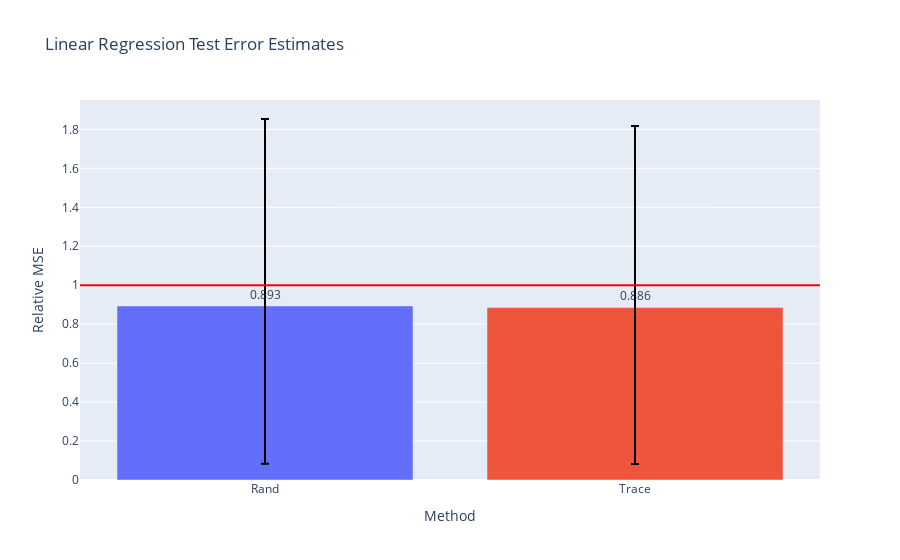

Source (notebook cell):
### Code cell
fig = go.Figure()
fig.add_trace(go.Bar(
    name='Control',
    x=['Rand', 'Trace'], y=(df/risk).mean(),
    marker_color=px.colors.qualitative.Plotly,
    text=np.around((df/risk).mean(),3),
    textposition='outside',
    error_y=dict(
        type='data',
        color='black',
        symmetric=False,
        array=(df/risk).quantile(.75),
        arrayminus=(df/risk).quantile(.25))
))
# fig.add_trace(go.Bar(
#     name='Experimental',
#     x=['GenCp', 'KFCV', 'SPCV'], y=(df/risk).mean(),
#     error_y=dict(type='data', array=[1, 2])
# ))
# fig.update_layout(barmode='group')
fig.add_hline(y=1., line_color='red')
fig.update_layout(
    title="Linear Regression Test Error Estimates",
    xaxis_title="Method",
    yaxis_title="Relative MSE",
#     legend_title="Legend Title",
#     font=dict(
#         family="Courier New, monospace",
#         size=18,
#         color="RebeccaPurple"
#     )
)
fig.show()

### Figure 1 — Plotly figure (JSON) as saved in the notebook; plotly's stock layout.template omitted (floating-point values rounded to 4 significant figures)
{"data": [{"error_y": {"array": [0.96, 0.9311], "arrayminus": [0.8099, 0.8032], "color": "black", "symmetric": false, "type": "data"}, "marker": {"color": ["#636EFA", "#EF553B", "#00CC96", "#AB63FA", "#FFA15A", "#19D3F3", "#FF6692", "#B6E880", "#FF97FF", "#FECB52"]}, "name": "Control", "text": [0.893, 0.886], "textposition": "outside", "type": "bar", "x": ["Rand", "Trace"], "y": [0.8933, 0.8859]}], "layout": {"shapes": [{"line": {"color": "red"}, "type": "line", "x0": 0, "x1": 1, "xref": "x domain", "y0": 1, "y1": 1, "yref": "y"}], "title": {"text": "Linear Regression Test Error Estimates"}, "xaxis": {"title": {"text": "Method"}}, "yaxis": {"title": {"text": "Relative MSE"}}}}
